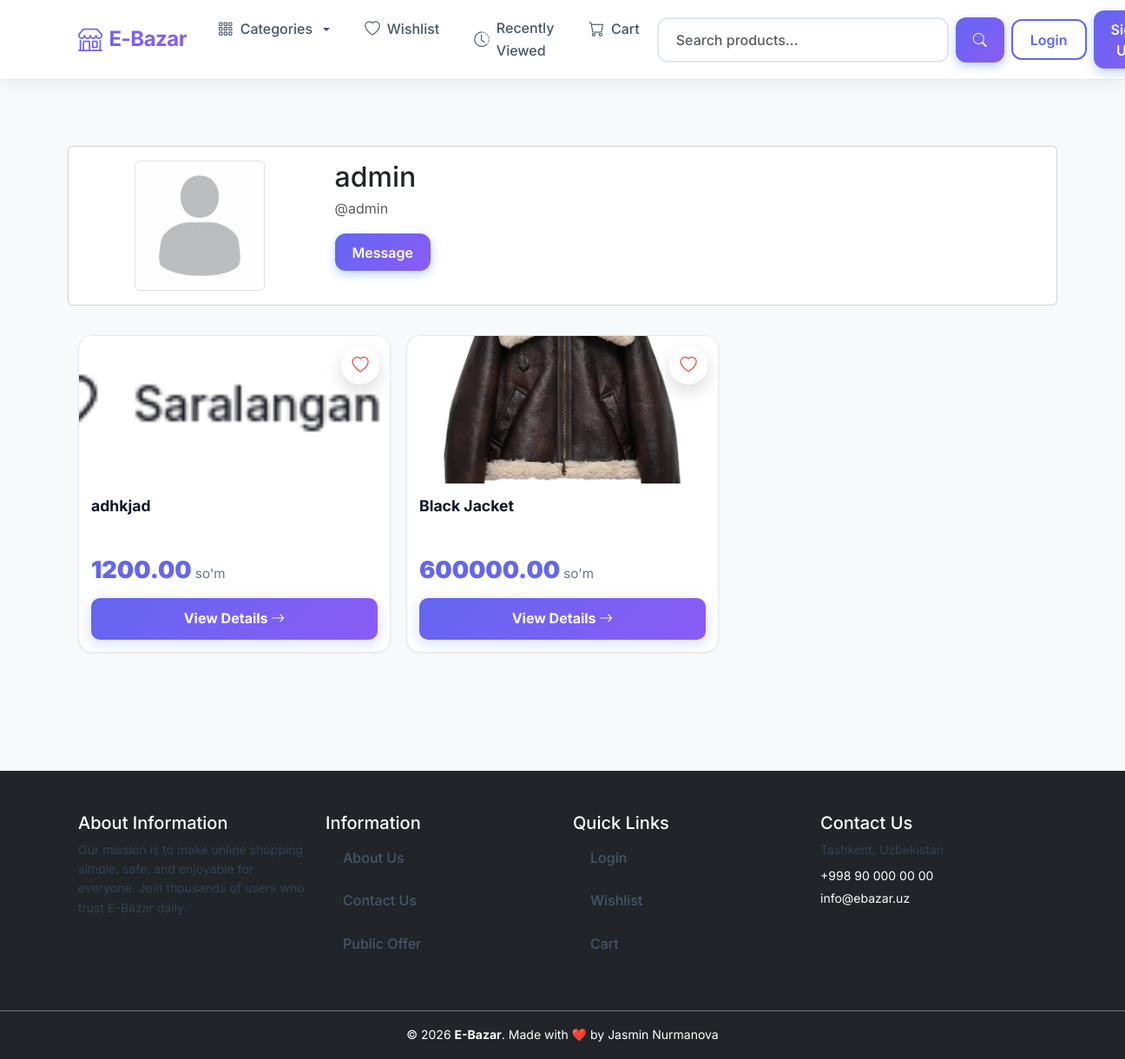
/users/profile/admin/, run on an earlier commit of the app's database.
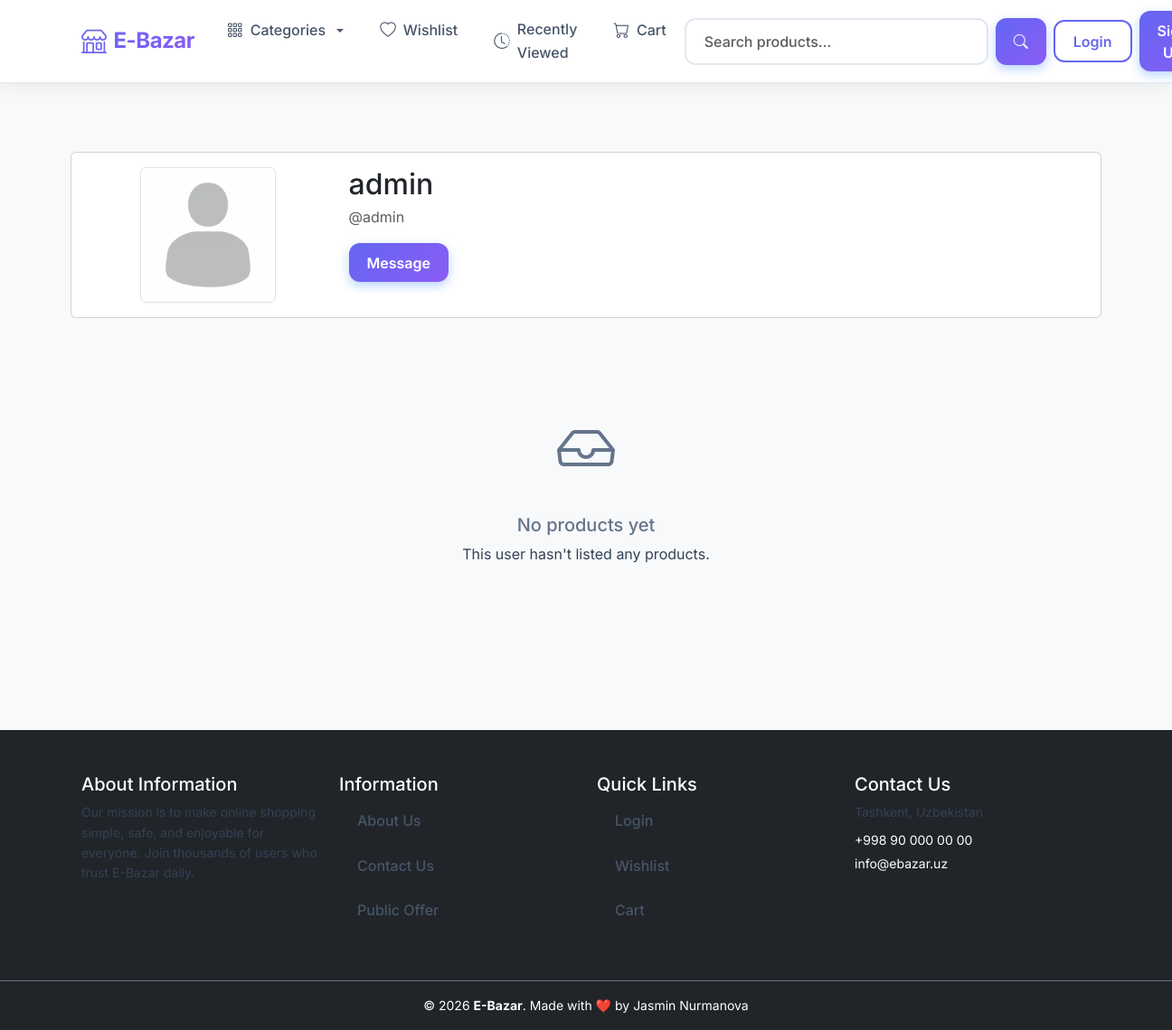
And on a later commit of the database.
### users/models.py (models this page shows, shortened)
class CustomUser(AbstractUser):
    phone_number = models.CharField(max_length=17, blank=True, null=True)
    tg_username = models.CharField(max_length=30, blank=True)
    avatar = models.ImageField(upload_to='avatars/', default='avatars/default.jpg')
    balance = models.DecimalField(max_digits=15, decimal_places=2, default=0)
    created_at = models.DateTimeField(auto_now_add=True)
    updated_at = models.DateTimeField(auto_now=True)
    def __str__(self):
        return self.username

### products/models.py (models this page shows, shortened)
class Product(models.Model):
    author=models.ForeignKey(CustomUser,on_delete=models.CASCADE)
    category=models.ForeignKey(Category,on_delete=models.CASCADE)
    title = models.CharField(max_length=150)
    description = models.TextField()
    price = models.DecimalField(max_digits=10000000000,decimal_places=2)
    created_at = models.DateTimeField(auto_now_add=True)
    updated_at = models.DateTimeField(auto_now=True)
    class Meta:
        ordering = ['-updated_at']

class ProductImage(models.Model):
    product = models.ForeignKey(Product,on_delete=models.CASCADE,related_name='images',)
    image = models.ImageField(upload_to='product_images')
    created_at = models.DateTimeField(auto_now_add=True)
    updated_at = models.DateTimeField(auto_now=True)

### users/views.py (the view)
# urls.py: path('profile/<str:username>/', ProfileView.as_view(), name='profile'),
class ProfileView(View):
    def get(self,request,username):
        user = get_object_or_404(CustomUser, username=username)
        products = Product.objects.filter(author=user)
        return render(request, 'profile.html', {'customuser': user, 'products': products})

### main/views.py (called while the page is built)
def for_all_pages(request):
    categories=Category.objects.all()
    return {'categories':categories}

### templates/profile.html (shortened to what this page needs)
{% extends 'base.html' %}
{% block content %}
<div class="row">
    <div class="col-12 card mt-4">
        <div class="row g-0">
            <div class="col-12 col-md-3 p-3 d-flex justify-content-center">
                {% if customuser.avatar %}
                    <img alt="profile image" class="img-thumbnail" style="width:150px;height:150px;object-fit:cover;" src="{{ customuser.avatar.url }}">
                {% else %}
                    <div class="img-thumbnail d-flex align-items-center justify-content-center" style="width:150px;height:150px;">
                        <i class="bi bi-person" style="font-size: 3rem;"></i>
                    </div>
                {% endif %}
            </div>
            <div class="col-12 col-md-9 p-3">
                <h2 class="mb-1">{{ customuser.get_full_name|default:customuser.username }}</h2>
                <p class="text-muted mb-2">@{{ customuser.username }}{% if customuser.email %} | {{ customuser.email }}{% endif %}</p>
                {% if customuser == request.user %}
                    <div class="mt-3 d-flex gap-2 flex-wrap">
                        <a class="btn btn-warning" href="{% url 'users:update_profile' %}">Edit details</a>
                        <a class="btn btn-danger" href="{% url 'password_change' %}">Update Password</a>
                        <a class="btn btn-danger" href="{% url 'users:balance-history' %}">Balance History</a>
                        <a class="btn btn-danger" href="{% url 'users:my-orders' %}">My orders</a>
                    </div>
                {% else %}
                    <div class="mt-3 d-flex gap-2 flex-wrap">
                        <a class="btn btn-primary" href="{% url 'users:messenger' customuser.pk %}">Message</a>
                    </div>
                {% endif %}
            </div>
        </div>
    </div>
</div>
<div class="products-section">
    {% if products %}
        <div class="products-grid">
            {% for product in products %}
                {% url 'users:addremovewishlist' product.id as wishlist_url %}
                {% include 'partials/product_card.html' with product=product wishlist_url=wishlist_url wishlist_icon='bi-heart' wishlist_title='Save' %}
            {% endfor %}
        </div>
    {% else %}
        {% include 'partials/empty_state.html' with icon='bi-inbox' title='No products yet' message="This user hasn't listed any products." %}
    {% endif %}
</div>
{% endblock content %}

### templates/partials/product_card.html (shortened to what this page needs)
<div class="product-card">
  <div class="product-image">
    {% if product.images.exists %}
      <img src="{{ product.images.first.image.url }}" alt="{{ product.title }}">
    {% else %}
      <div class="no-image-placeholder"><i class="bi bi-image"></i></div>
    {% endif %}
    {% if wishlist_url %}
      <form method="post" action="{{ wishlist_url }}" style="display:inline;" class="wishlist-form">
        <button type="submit" class="wishlist-btn" title="{{ wishlist_title|default:'Save' }}" style="border:none; background:none; cursor:pointer;">
          <i class="bi {{ wishlist_icon|default:'bi-heart' }}"></i>
        </button>
      </form>
    {% endif %}
  </div>
  <div class="product-card-body">
    <h3 class="product-title">{{ product.title }}</h3>
    <p class="product-price">
      {{ product.price }}<span class="product-price-small"> so'm</span>
    </p>
    <a href="{% url 'products:detail' product.id %}" class="product-cta">
      View Details <i class="bi bi-arrow-right"></i>
    </a>
  </div>
</div>

What changed in the data, as far as the page shows it:
removed Product: images.first.image (picture), title "adhkjad", price "1200.00"
no longer on this page (row edited): Product: images.first.image (picture), title "Black Jacket", price "600000.00"
Also different on the page:
{{ title }}: (not shown) → "No products yet"
{{ message }}: (not shown) → "This user hasn't listed any products."
